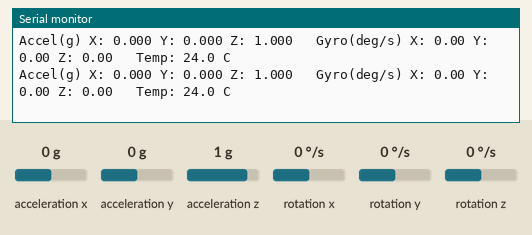
A sketch run on a simulated Arduino Uno, built with avr-gcc and run on an emulated ATmega328P. On the bench: the last lines printed to the serial monitor. Wiring (inferred from the names in the program): I2C bus: SDA pin 8; SCL pin 9; MPU-6050 motion sensor at I2C address 0x68. The test bench sets the inputs (shaded band); at power-on: acceleration x 0 g, acceleration y 0 g, acceleration z 1 g, rotation x 0 °/s, rotation y 0 °/s, rotation z 0 °/s.

Above: at 1.3 s.
1.4 s: acceleration x set to -1.4 g
At 2.1 s:
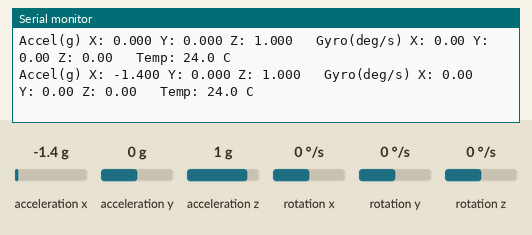
2.9 s: acceleration y set to -1.4 g
At 3.6 s:
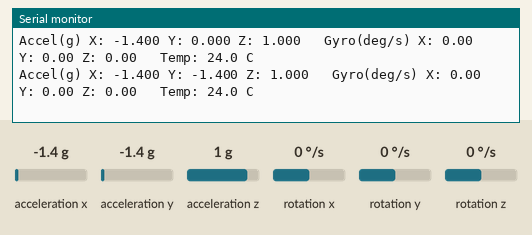
4.4 s: acceleration z set to -1.4 g
At 4.4 s:
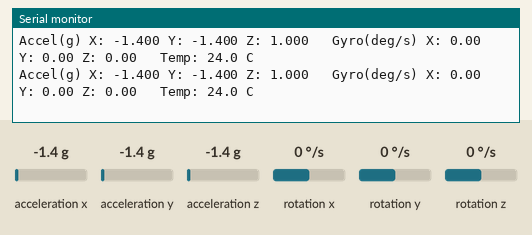
7.5 s: rotation x set to -192 °/s
At 7.9 s:
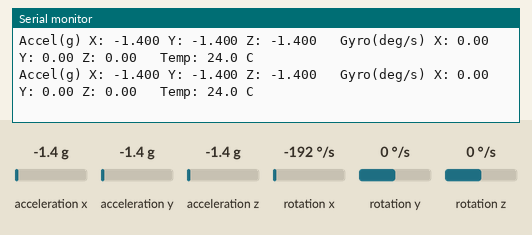
9.0 s: rotation y set to -192 °/s
At 9.5 s:
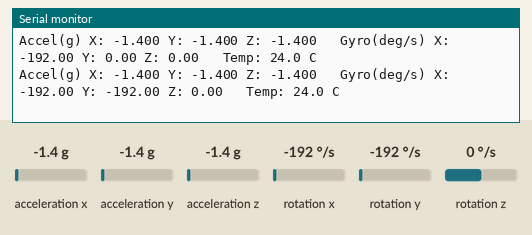

The sketch:

MPU6050_Uno_Nano_SoftI2C.ino
```cpp
/*
  MPU6050 (HW-123 / GY-521 breakout) <-> Arduino Uno / Nano
  Software (bit-banged) I2C wiring:
    VCC -> 5V (or 3.3V if your board is not 5V tolerant)
    GND -> GND
    SDA -> D8
    SCL -> D9
    AD0 -> GND   (sets I2C address to 0x68)
    INT -> not connected (not needed for basic polling)
    XDA/XCL -> not connected

  Uno/Nano (ATmega328P) only expose hardware I2C on A4 (SDA) / A5 (SCL),
  so the Wire library can't be pointed at D8/D9. This sketch bit-bangs
  the I2C protocol on D8/D9 in software instead - no external library
  needed, just this file.

  NOTE: elsewhere in this project D8/D9 are the DRV8874 motor DIR/PWM
  pins (see uno/src/*.cpp and src/*_main.cpp). Wire this sensor up on
  its own board for now, or move the motor pins, before combining this
  with motor-control code on the same Uno/Nano.
*/

#include <Arduino.h>

const uint8_t SDA_PIN = 8;
const uint8_t SCL_PIN = 9;
const uint8_t MPU_ADDR = 0x68;   // 0x69 if AD0 is tied to VCC instead of GND

const uint8_t REG_PWR_MGMT_1 = 0x6B;
const uint8_t REG_ACCEL_XOUT_H = 0x3B;

// ---- Software I2C (open-drain style: HIGH = release/INPUT_PULLUP, LOW = drive) ----

static void i2cSdaHigh() { pinMode(SDA_PIN, INPUT_PULLUP); }
static void i2cSdaLow()  { pinMode(SDA_PIN, OUTPUT); digitalWrite(SDA_PIN, LOW); }
static void i2cSclHigh() { pinMode(SCL_PIN, INPUT_PULLUP); }
static void i2cSclLow()  { pinMode(SCL_PIN, OUTPUT); digitalWrite(SCL_PIN, LOW); }

static void i2cDelay() { delayMicroseconds(5); } // ~100kHz bus speed

static void i2cInit() {
  i2cSdaHigh();
  i2cSclHigh();
}

static void i2cStart() {
  i2cSdaHigh();
  i2cSclHigh();
  i2cDelay();
  i2cSdaLow();
  i2cDelay();
  i2cSclLow();
  i2cDelay();
}

static void i2cStop() {
  i2cSdaLow();
  i2cDelay();
  i2cSclHigh();
  i2cDelay();
  i2cSdaHigh();
  i2cDelay();
}

// Clocks out one byte MSB-first, returns true if the slave ACKed.
static bool i2cWriteByte(uint8_t data) {
  for (uint8_t i = 0; i < 8; i++) {
    if (data & 0x80) i2cSdaHigh(); else i2cSdaLow();
    data <<= 1;
    i2cDelay();
    i2cSclHigh();
    i2cDelay();
    i2cSclLow();
    i2cDelay();
  }

  i2cSdaHigh(); // release SDA so the slave can pull it low for ACK
  i2cDelay();
  i2cSclHigh();
  i2cDelay();
  bool ack = (digitalRead(SDA_PIN) == LOW);
  i2cSclLow();
  i2cDelay();
  return ack;
}

// Clocks in one byte MSB-first, then sends ACK (more bytes wanted) or NACK (last byte).
static uint8_t i2cReadByte(bool ack) {
  uint8_t data = 0;
  i2cSdaHigh(); // release SDA so the slave can drive it
  for (uint8_t i = 0; i < 8; i++) {
    data <<= 1;
    i2cDelay();
    i2cSclHigh();
    i2cDelay();
    if (digitalRead(SDA_PIN) == HIGH) data |= 1;
    i2cSclLow();
  }

  if (ack) i2cSdaLow(); else i2cSdaHigh();
  i2cDelay();
  i2cSclHigh();
  i2cDelay();
  i2cSclLow();
  i2cSdaHigh();
  return data;
}

static bool mpuWriteReg(uint8_t reg, uint8_t value) {
  i2cStart();
  bool ok = i2cWriteByte(MPU_ADDR << 1); // address + write bit
  ok &= i2cWriteByte(reg);
  ok &= i2cWriteByte(value);
  i2cStop();
  return ok;
}

static bool mpuReadBytes(uint8_t startReg, uint8_t *buf, uint8_t len) {
  i2cStart();
  bool ok = i2cWriteByte(MPU_ADDR << 1); // address + write bit
  ok &= i2cWriteByte(startReg);
  i2cStart();                             // repeated start
  ok &= i2cWriteByte((MPU_ADDR << 1) | 1); // address + read bit
  for (uint8_t i = 0; i < len; i++) {
    buf[i] = i2cReadByte(i < len - 1);     // ACK all but the last byte
  }
  i2cStop();
  return ok;
}

void setup() {
  Serial.begin(9600);
  i2cInit();

  // Wake up the MPU6050 (it starts in sleep mode by default)
  if (mpuWriteReg(REG_PWR_MGMT_1, 0x00)) {
    Serial.println("MPU6050 initialized.");
  } else {
    Serial.println("MPU6050 not responding - check wiring (SDA=D8, SCL=D9).");
  }
}

void loop() {
  // Read 14 bytes starting at ACCEL_XOUT_H:
  // Accel X,Y,Z (6 bytes) + Temp (2 bytes) + Gyro X,Y,Z (6 bytes)
  uint8_t raw[14];

  if (mpuReadBytes(REG_ACCEL_XOUT_H, raw, 14)) {
    int16_t ax = (raw[0] << 8) | raw[1];
    int16_t ay = (raw[2] << 8) | raw[3];
    int16_t az = (raw[4] << 8) | raw[5];
    int16_t rawTemp = (raw[6] << 8) | raw[7];
    int16_t gx = (raw[8] << 8) | raw[9];
    int16_t gy = (raw[10] << 8) | raw[11];
    int16_t gz = (raw[12] << 8) | raw[13];

    // Default accel range is +/-2g -> divide by 16384 to get g's
    float accelX = ax / 16384.0;
    float accelY = ay / 16384.0;
    float accelZ = az / 16384.0;

    // Default gyro range is +/-250 deg/s -> divide by 131 to get deg/s
    float gyroX = gx / 131.0;
    float gyroY = gy / 131.0;
    float gyroZ = gz / 131.0;

    float tempC = rawTemp / 340.0 + 36.53;

    Serial.print("Accel(g) X: "); Serial.print(accelX, 3);
    Serial.print(" Y: "); Serial.print(accelY, 3);
    Serial.print(" Z: "); Serial.print(accelZ, 3);

    Serial.print("   Gyro(deg/s) X: "); Serial.print(gyroX, 2);
    Serial.print(" Y: "); Serial.print(gyroY, 2);
    Serial.print(" Z: "); Serial.print(gyroZ, 2);

    Serial.print("   Temp: "); Serial.print(tempC, 1);
    Serial.println(" C");
  } else {
    Serial.println("Error: I2C read failed (no ACK from MPU6050)");
  }

  delay(500); // slow it down so the serial monitor is readable
}
```

Measured:
- after the input at 1.4 s, the serial monitor: prints a new line after 0.22 s (image 1)
- after the input at 2.9 s, the serial monitor: prints a new line after 0.31 s (image 2)
- after the input at 9.0 s, the serial monitor: prints a new line after 0.08 s (image 5)
